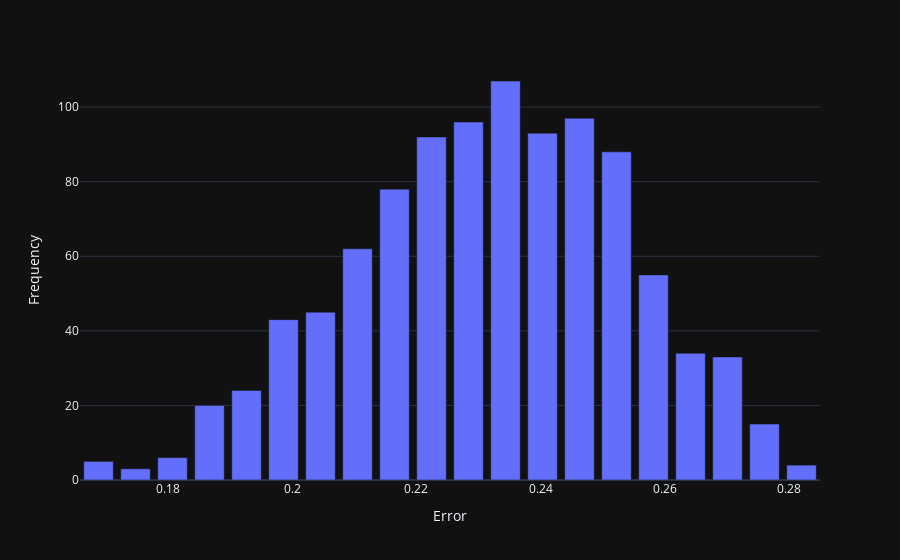

The cell this chart's notebook holds for it:
### Code cell
barabasi_albert_m = 2
errors = []
for i in range(nsim):
    network = nx.barabasi_albert_graph(n=dims, m=barabasi_albert_m)
    adj = nx.adjacency_matrix(network).todense()
    err, final_belief = dg.degroot_err(adj, init_belief, correct_belief, niter_degroot)
    errors.append(err)

hist, bins = np.histogram(errors, bins=20) 
print(np.mean(errors), np.std(errors))
px.bar(x=bins[1:], y=hist, labels={'x':'Error', 'y':'Frequency'})

### Figure 1 — Plotly figure (JSON) as saved in the notebook; plotly's stock layout.template omitted (floating-point values rounded to 4 significant figures)
{"data": [{"alignmentgroup": "True", "hovertemplate": "Error=%{x}<br>Frequency=%{y}<extra></extra>", "legendgroup": "", "marker": {"color": "#636efa", "pattern": {"shape": ""}}, "name": "", "offsetgroup": "", "orientation": "v", "showlegend": false, "textposition": "auto", "x": [0.1688, 0.1747, 0.1807, 0.1867, 0.1926, 0.1986, 0.2045, 0.2105, 0.2165, 0.2224, 0.2284, 0.2343, 0.2403, 0.2463, 0.2522, 0.2582, 0.2642, 0.2701, 0.2761, 0.282], "xaxis": "x", "y": [5, 3, 6, 20, 24, 43, 45, 62, 78, 92, 96, 107, 93, 97, 88, 55, 34, 33, 15, 4], "yaxis": "y", "type": "bar"}], "layout": {"xaxis": {"anchor": "y", "domain": [0.0, 1.0], "title": {"text": "Error"}}, "yaxis": {"anchor": "x", "domain": [0.0, 1.0], "title": {"text": "Frequency"}}, "legend": {"tracegroupgap": 0}, "margin": {"t": 60}, "barmode": "relative"}}
